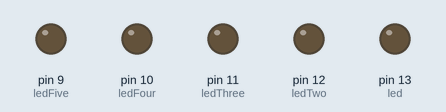
The sketch below on a simulated Arduino Uno, built with avr-gcc and run on an emulated ATmega328P. On the bench: output pins drawn as LEDs (lit = HIGH). Random numbers use the default seed unless the sketch sets one.

Above: at 0.4 s.
At 2.6 s:
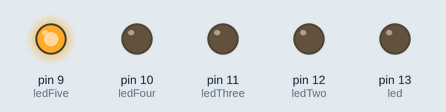
At 4.6 s:
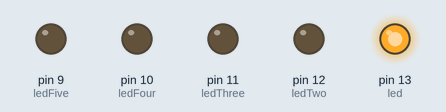
At 9.54 s:
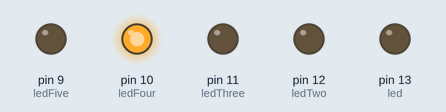
At 18.55 s:
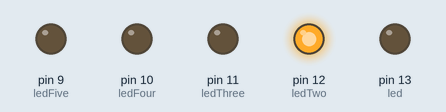
At 36.55 s:
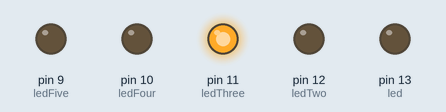
Timing chart, 0 to 40.0 s (numbered marks = the images above):
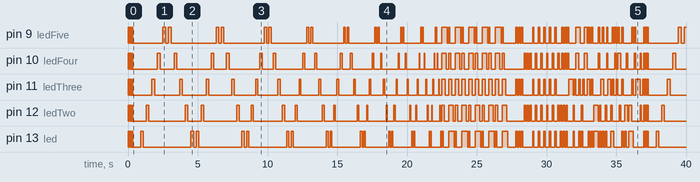

The sketch:

Blinking_Lights.ino
```cpp
int led = 13;
int ledTwo = 12;
int ledThree = 11;
int ledFour = 10;
int ledFive = 9;
int delayTime = 0;
int randy;
int randyTwo;
void setup()
{
  pinMode(led, OUTPUT);
  pinMode(ledTwo, OUTPUT);
  pinMode(ledThree, OUTPUT);
  pinMode(ledFour, OUTPUT);
  pinMode(ledFive, OUTPUT);
}

void loop()
{
  for(int i = 0; i < 4; i++)
  {
    // all five blinking VERY FASt
    digitalWrite(led, HIGH);
    digitalWrite(ledTwo, HIGH);
    digitalWrite(ledThree, HIGH);
    digitalWrite(ledFour, HIGH);
    digitalWrite(ledFive, HIGH);
    delay(50);
    digitalWrite(led, LOW);
    digitalWrite(ledTwo, LOW);
    digitalWrite(ledThree, LOW);
    digitalWrite(ledFour, LOW);
    digitalWrite(ledFive, LOW);
    delay(50);
  }

  delay(500);


  for(int i = 0; i < 9; i++)
  {
    //left to right
    digitalWrite(led, HIGH);
    delay(200-delayTime);
    digitalWrite(led, LOW);
    delay(200-delayTime);

    digitalWrite(ledTwo, HIGH);
    delay(200-delayTime);
    digitalWrite(ledTwo, LOW);
    delay(200-delayTime);

    digitalWrite(ledThree, HIGH);
    delay(200-delayTime);
    digitalWrite(ledThree, LOW);
    delay(200-delayTime);

    digitalWrite(ledFour, HIGH);
    delay(200-delayTime);
    digitalWrite(ledFour, LOW);
    delay(200-delayTime);

    digitalWrite(ledFive, HIGH);
    delay(200-delayTime);
    digitalWrite(ledFive, LOW);
    delay(200-delayTime);

    //right to left
    digitalWrite(ledFive, HIGH);
    delay(200-delayTime);
    digitalWrite(ledFive, LOW);
    delay(200-delayTime);

    digitalWrite(ledFour, HIGH);
    delay(200-delayTime);
    digitalWrite(ledFour, LOW);
    delay(200-delayTime);

    digitalWrite(ledThree, HIGH);
    delay(200-delayTime);
    digitalWrite(ledThree, LOW);
    delay(200-delayTime);

    digitalWrite(ledTwo, HIGH);
    delay(200-delayTime);
    digitalWrite(ledTwo, LOW);
    delay(200-delayTime);

    digitalWrite(led, HIGH);
    delay(200-delayTime);
    digitalWrite(led, LOW);
    delay(200-delayTime);

    delayTime += 20;
  }

    delayTime = 0;

    for(int i = 0; i < 5; i++)
    {
    digitalWrite(led, HIGH);
    digitalWrite(ledTwo, HIGH);
    digitalWrite(ledThree, HIGH);
    digitalWrite(ledFour, HIGH);
    digitalWrite(ledFive, HIGH);

    delay(80);
    digitalWrite(led,LOW);
    delay(80);
    digitalWrite(ledTwo, LOW);
    delay(80);
    digitalWrite(ledThree,LOW);
    delay(80);
    digitalWrite(ledFour,LOW);
    delay(80);
    digitalWrite(ledFive,LOW);
    delay(80);

    digitalWrite(ledFive, HIGH);
    digitalWrite(ledFour, HIGH);
    digitalWrite(ledThree, HIGH);
    digitalWrite(ledTwo, HIGH);
    digitalWrite(led, HIGH);

    delay(80);
    digitalWrite(ledFive,LOW);
    delay(80);
    digitalWrite(ledFour, LOW);
    delay(80);
    digitalWrite(ledThree,LOW);
    delay(80);
    digitalWrite(ledTwo,LOW);
    delay(80);
    digitalWrite(led,LOW);
    delay(80);
    }

   delay(500);

    for(int i = 0; i < 3; i++)
    {
      greenFlash();
    }
    for(int i = 0; i < 3; i++)
    {
      redFlash();
    }

    for(int i = 0; i < 5; i++)
    {
      greenFlash();
      redFlash();
    }

    for(int i = 0; i < 3; i++)
    {
      leftFlash();
      rightFlash();
    }

    for(int i = 0; i < 3; i++)
    {
      centerFlash();
    }

    for(int i = 0; i < 40; i++)
    {
     randyTwo = random(1,6);
     if(randyTwo == 1)
     {
      greenFlash();
     }
     else if(randyTwo == 2)
     {
      redFlash();
     }
     else if(randyTwo == 3)
     {
      leftFlash();
     }
     else if(randyTwo == 4)
     {
      rightFlash();
     }
     else
     {
      centerFlash();
     }
    }

    randomFlashing();
}


 void greenFlash()
   {
   digitalWrite(led, HIGH);
   digitalWrite(ledThree, HIGH);
   digitalWrite(ledFive, HIGH);
   delay(100);
   digitalWrite(led, LOW);
   digitalWrite(ledThree, LOW);
   digitalWrite(ledFive, LOW);
   delay(100);
   }
 void redFlash()
   {
   digitalWrite(ledTwo, HIGH);
   digitalWrite(ledFour, HIGH);
   delay(100);
   digitalWrite(ledTwo, LOW);
   digitalWrite(ledFour, LOW);
   delay(100);
   }

 void leftFlash()
   {
   digitalWrite(led, HIGH);
   digitalWrite(ledTwo, HIGH);
   delay(100);
   digitalWrite(led, LOW);
   digitalWrite(ledTwo, LOW);
   }
 void rightFlash()
   {
   digitalWrite(ledFour, HIGH);
   digitalWrite(ledFive, HIGH);
   delay(100);
   digitalWrite(ledFour, LOW);
   digitalWrite(ledFive, LOW);
   }
 void centerFlash()
   {
    digitalWrite(ledThree, HIGH);
    delay(100);
    digitalWrite(ledThree, LOW);
   }

 void randomFlashing()
 {
    for(int i = 0; i < 80; i++);
    {
      randy = random(9,14);

      if(randy == 9)
      {
        digitalWrite(ledFive, HIGH);
        delay(50);
        digitalWrite(ledFive, LOW);
      }
      else if(randy == 10)
      {
        digitalWrite(ledFour, HIGH);
        delay(50);
        digitalWrite(ledFour, LOW);
      }
      else if(randy == 11)
      {
        digitalWrite(ledThree, HIGH);
        delay(50);
        digitalWrite(ledThree, LOW);
      }
      else if(randy == 12)
      {
        digitalWrite(ledTwo, HIGH);
        delay(50);
        digitalWrite(ledTwo, LOW);
      }
      else
      {
        digitalWrite(led, HIGH);
        delay(50);
        digitalWrite(led, LOW);
      }
    }
 }
```
